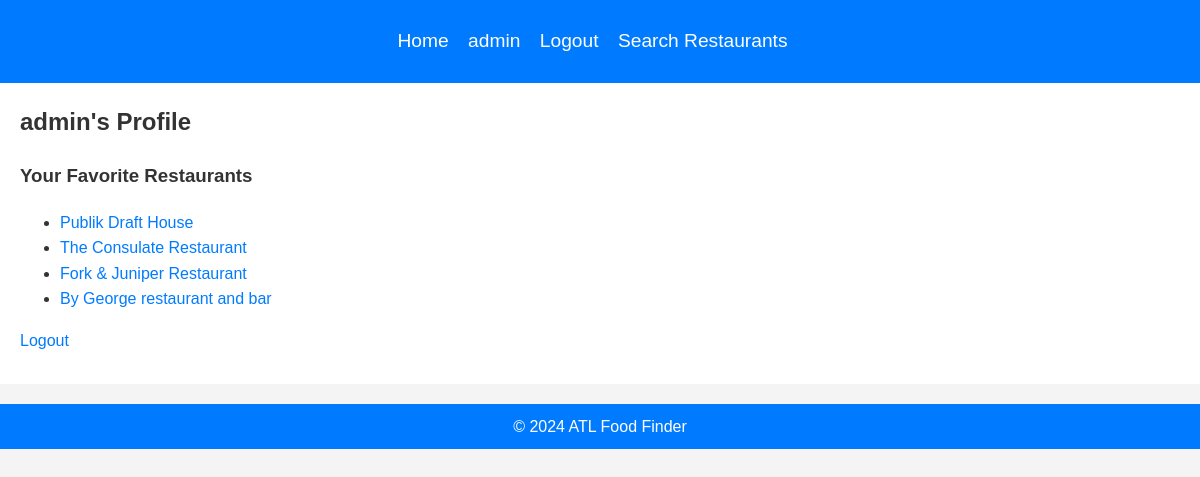
Screenshot of /accounts/profile/ (signed in) with the database file from the repository.
### restaurants/models.py (models this page shows, shortened)
class Restaurant(models.Model):
    place_id = models.CharField(max_length=255, unique=True, null=True, blank=True)  # Ensure place_id exists
    name = models.CharField(max_length=255)
    location = models.CharField(max_length=255)
    latitude = models.FloatField(null=True, blank=True)  # Allow null and blank values
    longitude = models.FloatField(null=True, blank=True)  # Allow null and blank values
    rating = models.FloatField(null=True, blank=True)

### accounts/views.py (the view)
# urls.py: path('profile/', views.ProfileView.as_view(), name='profile'),
class ProfileView(LoginRequiredMixin, TemplateView):
    template_name = 'registration/profile.html'

### templates/registration/profile.html
{% extends 'base.html' %}
{% block content %}
<h2>{{ user.username }}'s Profile</h2>
<h3>Your Favorite Restaurants</h3>
<ul>
    {% for restaurant in user.profile.favorites.all %}
        <li>
            <a href="{% url 'detail' restaurant.place_id %}">
                {{ restaurant.name }}
            </a>
        </li>
    {% empty %}
        <p>You have no favorite restaurants.</p>
    {% endfor %}
</ul>
    <p><a href="{% url 'logout' %}">Logout</a></p>
{% endblock %}

### templates/base.html (shortened to what this page needs)
<!DOCTYPE html>
<html lang="en">
<head>
  {% load static %}
  <link rel="stylesheet" href="{% static 'css/main.css' %}">
</head>
<body>
  <header>
    <nav>
      <ul>
        <li><a href="{% url 'home' %}">Home</a></li>
        {% if user.is_authenticated %}
          <li><a href="{% url 'profile' %}">{{ user.username }}</a></li>
          <li><a href="{% url 'logout' %}">Logout</a></li>
          <li><a href="{% url 'search' %}">Search Restaurants</a></li>
        {% else %}
          <li><a href="{% url 'login' %}">Login</a></li>
          <li><a href="{% url 'signup' %}">Sign Up</a></li>
          <li><a href="{% url 'search' %}">Search Restaurants</a></li>
        {% endif %}
      </ul>
    </nav>
  </header>
  <main>
    {% block content %}
    {% endblock %}
  </main>
</body>
<footer>
    <p style="color:white">© 2024 ATL Food Finder</p>
  </footer>
</html>

### static/css/main.css (style rules this page uses)
html, body { height: 100%; margin: 0; }
body { font-family: 'Arial', sans-serif; line-height: 1.6; margin: 0; padding: 0; color: #333; background-color: #f4f4f4; display: flex; flex-direction: column; min-height: 100vh; }
a { color: #007bff; text-decoration: none; }
header { background: #007bff; color: #fff; padding: 10px 0; text-align: center; }
nav ul { list-style: none; padding: 0; }
nav ul li { display: inline; margin-right: 15px; }
nav ul li a { color: #fff; font-size: 1.2em; }
main { padding: 20px; background: #fff; margin-bottom: 20px; }
h1, h2, h3 { color: #333; }
h2 { margin-top: 0; }
p { margin: 0 0 10px 0; }
footer { background: #007bff; color: #fff; text-align: center; padding: 10px 0; position: relative; width: 100%; }
footer p { margin: 0; }

### rows the page displays
Restaurant: name "Publik Draft House"
Restaurant: name "The Consulate Restaurant"
Restaurant: name "Fork & Juniper Restaurant"
Restaurant: name "By George restaurant and bar"

### other values shown
{{ user.username }} "admin"
